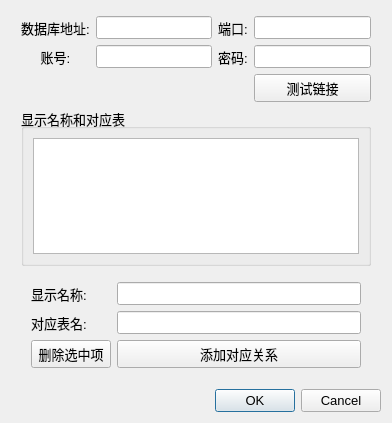
<?xml version="1.0" encoding="UTF-8"?>
<ui version="4.0">
 <class>conf_Dialog</class>
 <widget class="QDialog" name="conf_Dialog">
  <property name="geometry">
   <rect>
    <x>0</x>
    <y>0</y>
    <width>392</width>
    <height>423</height>
   </rect>
  </property>
  <property name="font">
   <font>
    <family>Microsoft YaHei UI</family>
    <pointsize>10</pointsize>
   </font>
  </property>
  <property name="windowTitle">
   <string>设置</string>
  </property>
  <layout class="QVBoxLayout" name="verticalLayout">
   <item>
    <layout class="QVBoxLayout" name="verticalLayout_2" stretch="0,8">
     <property name="leftMargin">
      <number>10</number>
     </property>
     <property name="topMargin">
      <number>5</number>
     </property>
     <property name="rightMargin">
      <number>10</number>
     </property>
     <property name="bottomMargin">
      <number>5</number>
     </property>
     <item>
      <layout class="QGridLayout" name="gridLayout">
       <item row="1" column="2">
        <widget class="QLabel" name="label_6">
         <property name="text">
          <string>端口:</string>
         </property>
        </widget>
       </item>
       <item row="1" column="0">
        <widget class="QLabel" name="label">
         <property name="font">
          <font>
           <family>Microsoft YaHei UI</family>
           <pointsize>10</pointsize>
          </font>
         </property>
         <property name="text">
          <string>数据库地址:</string>
         </property>
         <property name="alignment">
          <set>Qt::AlignCenter</set>
         </property>
        </widget>
       </item>
       <item row="2" column="1">
        <widget class="QLineEdit" name="user"/>
       </item>
       <item row="1" column="3">
        <widget class="QLineEdit" name="port"/>
       </item>
       <item row="2" column="3">
        <widget class="QLineEdit" name="password"/>
       </item>
       <item row="2" column="0">
        <widget class="QLabel" name="label_2">
         <property name="font">
          <font>
           <family>Microsoft YaHei UI</family>
           <pointsize>10</pointsize>
          </font>
         </property>
         <property name="text">
          <string>账号:</string>
         </property>
         <property name="alignment">
          <set>Qt::AlignCenter</set>
         </property>
        </widget>
       </item>
       <item row="2" column="2">
        <widget class="QLabel" name="label_5">
         <property name="text">
          <string>密码:</string>
         </property>
        </widget>
       </item>
       <item row="1" column="1">
        <widget class="QLineEdit" name="db_address"/>
       </item>
       <item row="3" column="3">
        <widget class="QPushButton" name="testconnect_pushButton">
         <property name="text">
          <string>测试链接</string>
         </property>
        </widget>
       </item>
      </layout>
     </item>
     <item>
      <layout class="QVBoxLayout" name="verticalLayout_3" stretch="7,3">
       <item>
        <widget class="QGroupBox" name="groupBox">
         <property name="title">
          <string>显示名称和对应表</string>
         </property>
         <layout class="QVBoxLayout" name="verticalLayout_4">
          <item>
           <widget class="QTableView" name="relation_tableView">
            <property name="showGrid">
             <bool>true</bool>
            </property>
           </widget>
          </item>
         </layout>
        </widget>
       </item>
       <item>
        <layout class="QFormLayout" name="formLayout_2">
         <property name="leftMargin">
          <number>10</number>
         </property>
         <property name="topMargin">
          <number>10</number>
         </property>
         <property name="rightMargin">
          <number>10</number>
         </property>
         <property name="bottomMargin">
          <number>10</number>
         </property>
         <item row="1" column="0">
          <widget class="QLabel" name="label_3">
           <property name="font">
            <font>
             <family>Microsoft YaHei UI</family>
             <pointsize>10</pointsize>
            </font>
           </property>
           <property name="text">
            <string>显示名称:</string>
           </property>
          </widget>
         </item>
         <item row="2" column="0">
          <widget class="QLabel" name="label_4">
           <property name="font">
            <font>
             <family>Microsoft YaHei UI</family>
             <pointsize>10</pointsize>
            </font>
           </property>
           <property name="text">
            <string>对应表名:</string>
           </property>
          </widget>
         </item>
         <item row="3" column="1">
          <widget class="QPushButton" name="add_relation_pushButton">
           <property name="text">
            <string>添加对应关系</string>
           </property>
          </widget>
         </item>
         <item row="1" column="1">
          <widget class="QLineEdit" name="show_name"/>
         </item>
         <item row="2" column="1">
          <widget class="QLineEdit" name="table_name"/>
         </item>
         <item row="3" column="0">
          <widget class="QPushButton" name="del_relation_pushButton">
           <property name="text">
            <string>删除选中项</string>
           </property>
          </widget>
         </item>
        </layout>
       </item>
      </layout>
     </item>
    </layout>
   </item>
   <item>
    <widget class="QDialogButtonBox" name="buttonBox">
     <property name="orientation">
      <enum>Qt::Horizontal</enum>
     </property>
     <property name="standardButtons">
      <set>QDialogButtonBox::Cancel|QDialogButtonBox::Ok</set>
     </property>
    </widget>
   </item>
  </layout>
 </widget>
 <resources/>
 <connections>
  <connection>
   <sender>buttonBox</sender>
   <signal>accepted()</signal>
   <receiver>conf_Dialog</receiver>
   <slot>accept()</slot>
   <hints>
    <hint type="sourcelabel">
     <x>227</x>
     <y>400</y>
    </hint>
    <hint type="destinationlabel">
     <x>157</x>
     <y>274</y>
    </hint>
   </hints>
  </connection>
  <connection>
   <sender>buttonBox</sender>
   <signal>rejected()</signal>
   <receiver>conf_Dialog</receiver>
   <slot>reject()</slot>
   <hints>
    <hint type="sourcelabel">
     <x>295</x>
     <y>406</y>
    </hint>
    <hint type="destinationlabel">
     <x>286</x>
     <y>274</y>
    </hint>
   </hints>
  </connection>
 </connections>
</ui>
